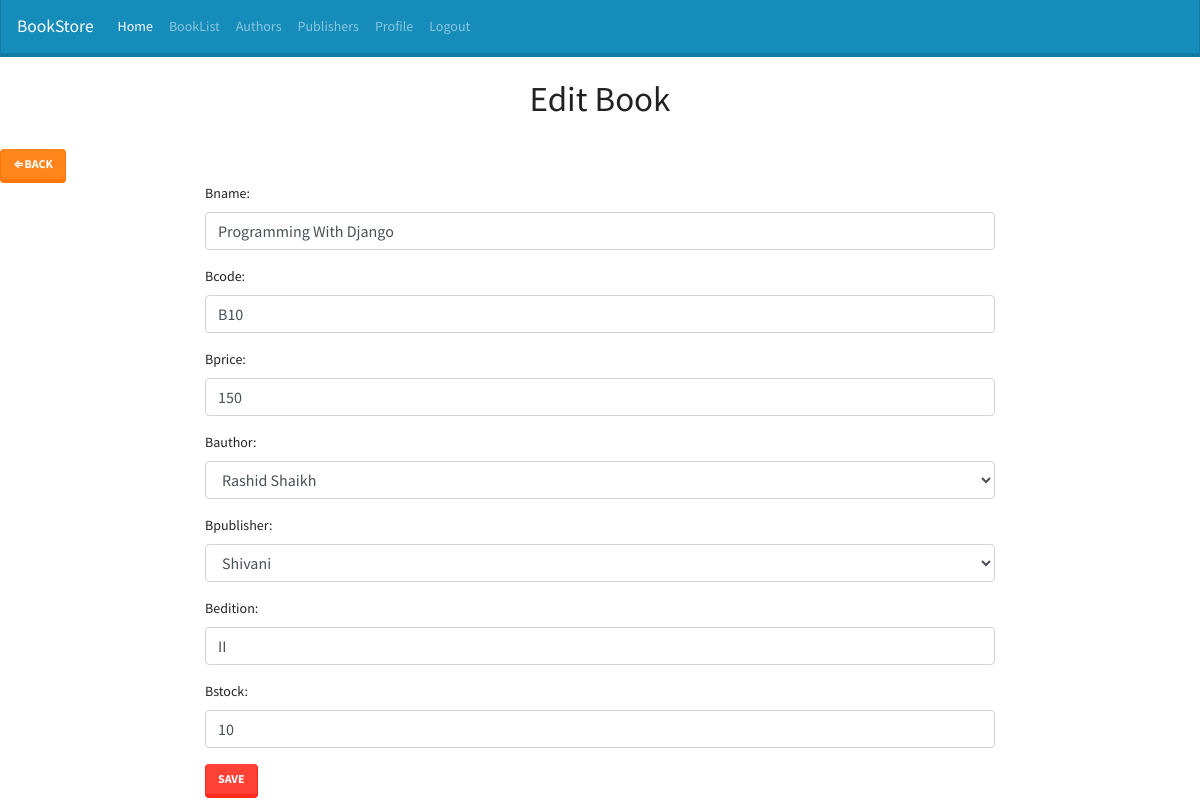
The page /BookKeeper/BookEdit/2 (signed in) on the database its author committed.
### BookKeeper/models.py (models this page shows, shortened)
class Book(models.Model):
	bname = models.CharField(max_length=30)
	bcode = models.CharField(max_length=10)
	bprice = models.IntegerField(default=0)
	bauthor = models.ForeignKey(Author, on_delete=models.CASCADE)
	bpublisher = models.ForeignKey(Publisher, on_delete=models.CASCADE)
	bedition = models.CharField(max_length=2)
	bstock = models.IntegerField(default=0)

### BookKeeper/views.py (the view)
# urls.py: url(r'BookEdit/(?P<pk>\d+)$', views.book_edit, name='BookEdit'),
def book_edit(request, pk, template_name="book_edit.html"):
	login_status = request.session['login_status']
	fullname = request.session['user_fullname']
	loginname = request.session['loginname']
	if(login_status=="1"):
		b = get_object_or_404(Book, pk=pk)	#selct * from books where pk=8
		form = BookForm(request.POST or None, instance=b)
		if form.is_valid():
			form.save()         #update int query
			return redirect('BookKeeper:BookList')
		return render(request, template_name, {"form":form})
	else:
		return redirect("BookKeeper:home")

### BookKeeper/views.py
class BookForm(ModelForm):
    class Meta:
        model = Book
        fields = ['id', 'bname', 'bcode', 'bprice', 'bauthor', 'bpublisher', 'bedition', 'bstock']

### BookKeeper/models.py (called while the page is built)
	def __str__(self):
		return self.aname

	def __str__(self):
		return self.pname

### BookKeeper/templates/book_edit.html (shortened to what this page needs)
{% load static %}
<!DOCTYPE html>
<html>
<head>
	<link rel="stylesheet" type="text/css" href="{% static 'css/bootstrap.min.css' %}">
</head>
<body>
<nav class="navbar navbar-expand-lg navbar-dark bg-primary">
  <a class="navbar-brand" href="#">BookStore</a>
  <div class="collapse navbar-collapse" id="navbarColor01">
    <ul class="navbar-nav mr-auto">
      <li class="nav-item">
        <a class="nav-link active" href="{%url 'BookKeeper:dashboard'%}">Home</a>
      </li>
      <li class="nav-item">
        <a class="nav-link" href="{%url 'BookKeeper:BookList'%}">BookList</a>
      </li>
      <li class="nav-item">
        <a class="nav-link" href="{%url 'BookKeeper:AuthorList'%}">Authors</a>
      </li>
      <li class="nav-item">
        <a class="nav-link" href="#">Publishers</a>
      </li>
      <li class="nav-item">
        <a class="nav-link" href="#">Profile</a>
      </li>
       <li class="nav-item">
        <a class="nav-link" href="{%url 'BookKeeper:logout'%}">Logout</a>
      </li>
    </ul>
  </div>
</nav>
<br/>
<center><h1>Edit Book</h1></center>
<br/>
<a href="BookList" class="btn btn-warning">&lArr;Back</a>
<div class="row">
	<div class="col-lg-2 col-md-2">&nbsp;</div>
	<div class="col-lg-8 col-md-8 col-sm-12">
		<form method="POST">
			{{ form.as_p}}
			<input type="submit" class="btn btn-danger" value="Save">
		</form>
	</div>
	<div class="col-lg-2 col-md-2">
	</div>
</div>
</body>
</html>

### BookKeeper/templates/book_edit.html (style rules this page uses)
input[type="text"], input[type="number"], select { display: block; width: 100%; height: calc(1.5em + .75rem + 2px); padding: .375rem .75rem; font-size: 1rem; font-weight: 400; line-height: 1.5; color: #495057; background-color: #fff; background-clip: padding-box; border: 1px solid #ced4da; border-radius: .25rem; transition: border-color .15s ease-in-out,box-shadow .15s ease-in-out; }

### rows shown on the page
Book: bname "Programming With Django", bcode "B10", bprice "150", bauthor "Rashid Shaikh", bpublisher "Shivani", bedition "II", bstock "10"
